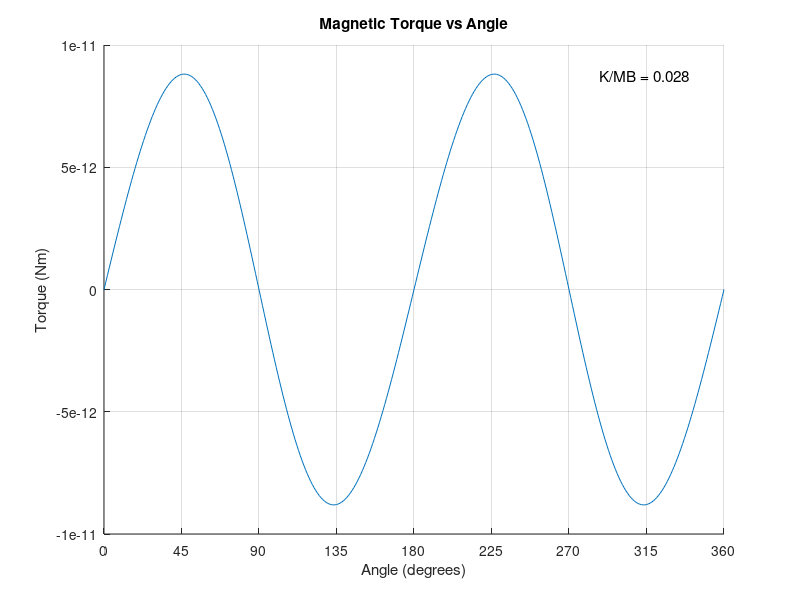
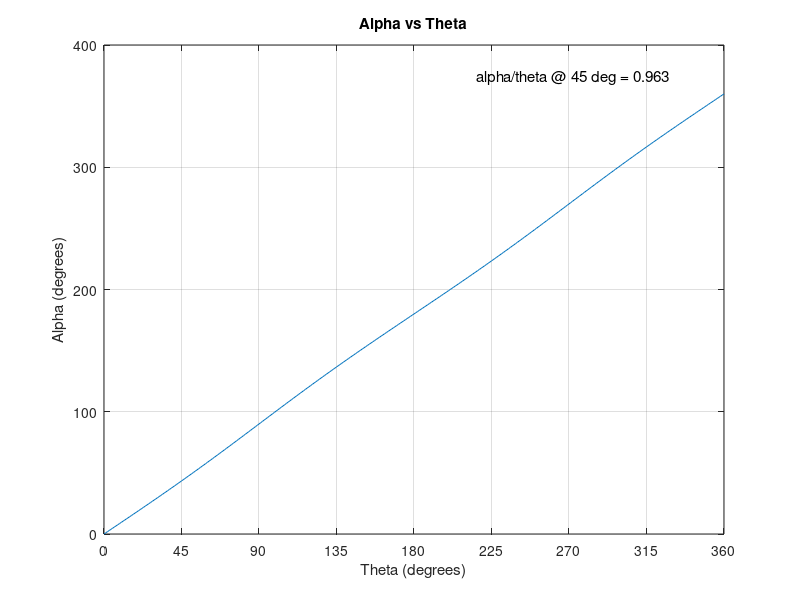

The MATLAB script that drew these images, in order:
function TorqueMagSim2

%Set parameters
K = 8.81e-12;        %anisotropy energy (J)
B = 0.020;           %magnetic field (T)
m = 1.56e-8;         %magnetic moment (A m^2)

theta = 0:1:360;  %list of anglular positions
alpha = nan(size(theta));  %preallocate a list of alphas

%establish the torque function
f = @(alpha, theta) K*sin(2*alpha)-m*B*sin(deg2rad(theta)-alpha);

%find the alpha within [0, 2pi] that minimizes torque for the first theta
alpha(1) = fzero(@(xx) f(xx,theta(1)), [0 2*pi]);
%find all the other alphas, using each value as the starting point for the next
for i = 2:length(theta)
    guess = min(max(alpha(i-1), 0), 2*pi); %require the guess to lie between limits [0, 2pi]
    alpha(i) = fzero(@(xx) f(xx, theta(i)), guess);
end

%calculate the magnetic torque for each theta
torque = m*B*sin(deg2rad(theta)-alpha)';

% Plot the torque as a function of angle
figure(1);
hold on
plot(theta, torque);
xlim([0,360])
xticks(0:45:360)
xlabel('Angle (degrees)');
ylabel('Torque (Nm)');
title('Magnetic Torque vs Angle');
grid on;
text(0.80, 0.95, sprintf('K/MB = %.3f', K/(m*B)), 'Units', 'normalized','VerticalAlignment', 'top', 'FontSize',11);

%Plot alpha vs theta
figure(2);
plot(theta, rad2deg(alpha));
xlim([0,360])
xticks(0:45:360)
xlabel('Theta (degrees)');
ylabel('Alpha (degrees)');
title('Alpha vs Theta');
grid on;
text(0.60, 0.95, sprintf('alpha/theta @ 45 deg = %.3f', rad2deg(alpha(45))/theta(45)), 'Units', 'normalized','VerticalAlignment', 'top', 'FontSize',11);
